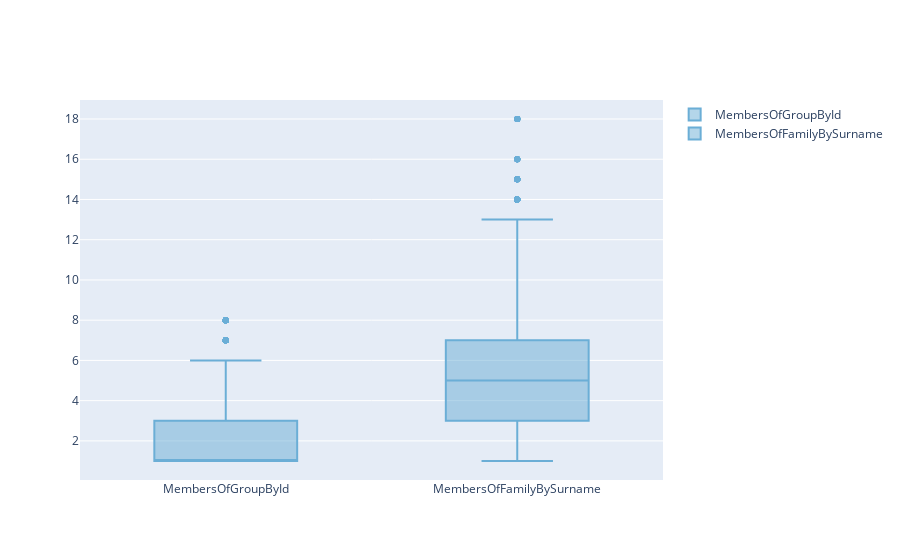

Notebook code cell kept with this figure:
### Code cell
#box plot of MembersOfGroupById and MembersOfFamilyBySurname columns to track outliers
fig = go.Figure()
fig.add_trace(go.Box(
    y=df["MembersOfGroupById"],
    name="MembersOfGroupById",
    boxpoints='outliers',
    marker_color='rgb(107,174,214)',
    line_color='rgb(107,174,214)'
))
fig.add_trace(go.Box(
    y=df["MembersOfFamilyBySurname"],
    name="MembersOfFamilyBySurname",
    boxpoints='outliers',
    marker_color='rgb(107,174,214)',
    line_color='rgb(107,174,214)'
))
fig.show()

### Figure 1 — Plotly figure (JSON) as saved in the notebook; plotly's stock layout.template omitted (floating-point values rounded to 4 significant figures; data arrays with more than 128 entries replaced by an {"elided": "..."} marker saying what was removed)
{"data": [{"boxpoints": "outliers", "line": {"color": "rgb(107,174,214)"}, "marker": {"color": "rgb(107,174,214)"}, "name": "MembersOfGroupById", "type": "box", "y": {"elided": "8693 int values"}}, {"boxpoints": "outliers", "line": {"color": "rgb(107,174,214)"}, "marker": {"color": "rgb(107,174,214)"}, "name": "MembersOfFamilyBySurname", "type": "box", "y": {"elided": "8693 int values"}}], "layout": {}}
